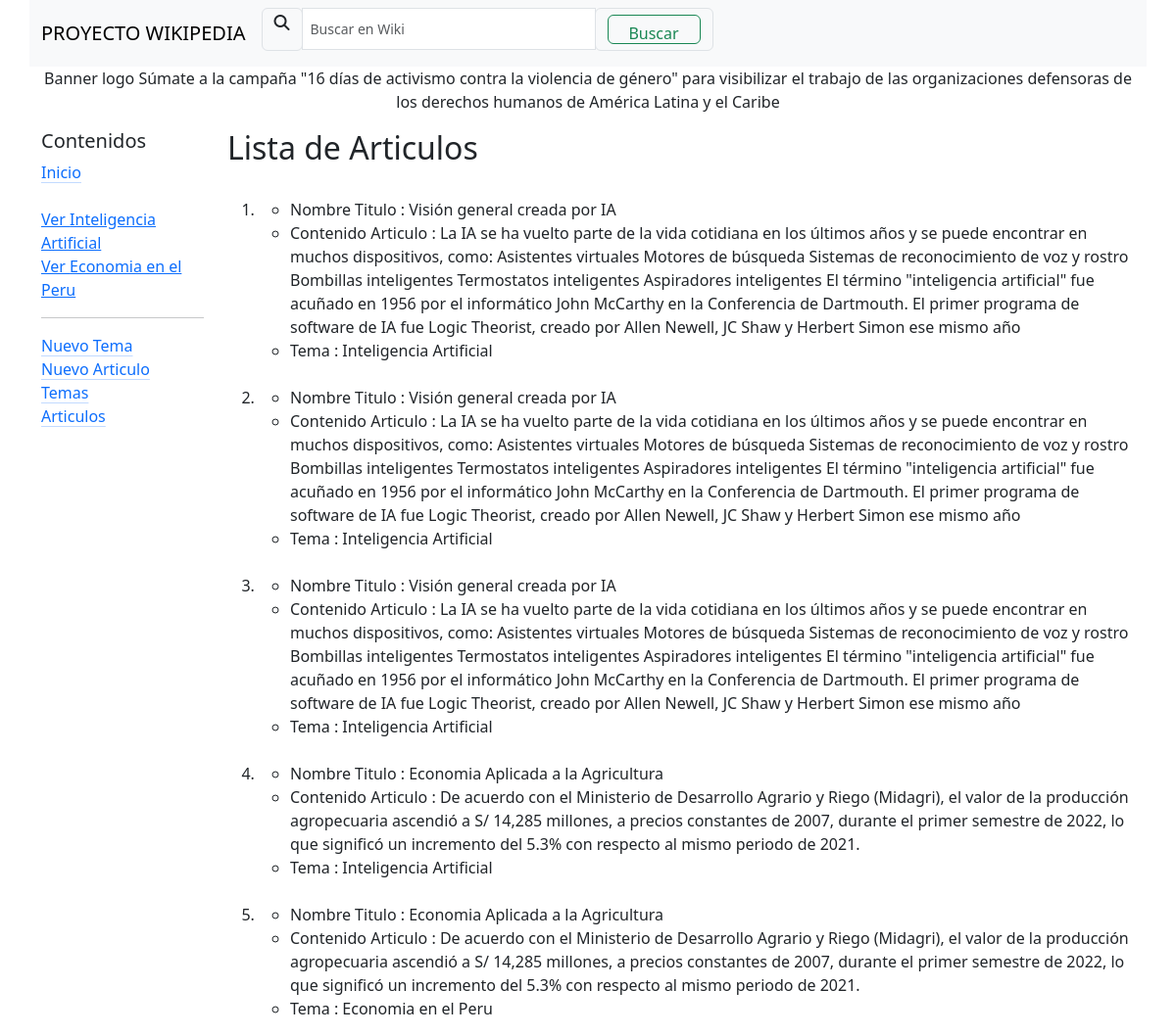
/articulos, run on the app's committed database.
### wikiApp/models.py (models this page shows)
class temaWiki(models.Model):
    nombreTema = models.CharField(max_length=128,null=True,blank=True)
    descripcionTema = models.CharField(max_length=512,null=True,blank=True)

class articuloWiki(models.Model):
    tituloArticulo = models.CharField(max_length=128,null=True,blank=True)
    contenidoArticulo = models.CharField(max_length=1024,null=True,blank=True)
    temaR = models.ForeignKey(temaWiki, null=True,blank=True, on_delete=models.SET_NULL)

### wikiApp/views.py (the view)
# urls.py: path('articulos',views.articulos,name='articulos'),
def articulos(request):
    articulossTotales = articuloWiki.objects.all()
    return render(request,'articulos.html',{
        'articulosTotales':articulossTotales,
        'articulosSistema':articuloWiki.objects.all(),
        'temaSistema':temaWiki.objects.all()
    })

### wikiApp/templates/articulos.html (shortened to what this page needs)
{% extends "layout.html" %}
{% block contenido %}
    <h2>Lista de Articulos</h2>
    <ol>
        {% for articuloInfo in articulosTotales %}
        <br>
        <li>
            <ul>
                <li>Nombre Titulo : {{ articuloInfo.tituloArticulo }}</li>
                <li>Contenido Articulo : {{ articuloInfo.contenidoArticulo }}</li>
                <li>Tema : {{ articuloInfo.temaR.nombreTema }}</li>
            </ul>
        </li>
        {% endfor %}
    </ol>
{% endblock %}

### wikiApp/templates/layout.html (shortened to what this page needs)
<!DOCTYPE html>
<html lang="en">
<head>
    <link href="https://cdn.jsdelivr.net/npm/bootstrap@5.3.0/dist/css/bootstrap.min.css" rel="stylesheet">
    <link rel="stylesheet" href="https://cdnjs.cloudflare.com/ajax/libs/font-awesome/6.3.0/css/all.min.css" />
</head>
<body>
    <div class="container">
        <div class="row">
            <nav class="navbar navbar-expand-lg navbar-light bg-light">
                <div class="container-fluid">
                    <a class="navbar-brand" href="#">PROYECTO WIKIPEDIA</a>
                    <div class="collapse navbar-collapse" id="navbarScroll">
                        <div class="col-auto">
                            <div class="input-group mb-2">
                                <div class="input-group-prepend">
                                    <div class="input-group-text">
                                        <i class="fa-solid fa-magnifying-glass" style="height: 30px;"></i>
                                    </div>
                                </div>
                                <input type="text" class="form-control form-control-sm" placeholder="Buscar en Wiki" style="width: 300px; height: 43px;">
                                <div class="input-group-prepend">
                                    <div class="input-group-text">
                                        <button class="btn btn-outline-success" type="submit" style="width: 95px; height: 30px;">Buscar</button>
                                    </div>
                                </div>
                            </div>
                        </div>
                    </div>
                </div>
            </nav>
        </div>
        <div class="row">
            <p class="text-center">
            Banner logo
            Súmate a la campaña "16 días de activismo contra la violencia de género" para visibilizar el trabajo de las organizaciones defensoras de los derechos humanos de América Latina y el Caribe
            </p>
        </div>
        <div class="row">
            <div class="col-2">
                <h5>Contenidos</h5>
                <div>
                    <a href="{% url 'wikiApp:principal' %}" class="link-primary link-offset-2 link-underline-opacity-25 link-underline-opacity-100-hover">Inicio</a>
                </div>
                <div>
                    <br>
                    {% for temaInfo in temaSistema %}
                    <div>
                        <a href="{% url 'wikiApp:verTema' temaInfo.id %}">Ver {{ temaInfo.nombreTema }}</a>
                    </div>
                    {% endfor %}
                </div>
                <div>
                    <hr>
                </div>
                <div>
                    <a href="{% url 'wikiApp:nuevoTema' %}" class="link-primary link-offset-2 link-underline-opacity-25 link-underline-opacity-100-hover">Nuevo Tema</a>
                </div>
                <div>
                    <a href="{% url 'wikiApp:nuevoArticulo' %}" class="link-primary link-offset-2 link-underline-opacity-25 link-underline-opacity-100-hover">Nuevo Articulo</a>
                </div>
                <div>
                    <a href="{% url 'wikiApp:temas' %}" class="link-primary link-offset-2 link-underline-opacity-25 link-underline-opacity-100-hover">Temas</a>
                </div>
                <div>
                    <a href="{% url 'wikiApp:articulos' %}" class="link-primary link-offset-2 link-underline-opacity-25 link-underline-opacity-100-hover">Articulos</a>
                </div>
            </div>
            <div class="col-10">
                {% block contenido %}
                {% endblock %}
            </div>
        </div>
    </div>
</body>
</html>

### data on the page
temaWiki: nombreTema "Inteligencia Artificial"
temaWiki: nombreTema "Economia en el Peru"
articuloWiki: tituloArticulo "Visión general creada por IA", contenidoArticulo "La IA se ha vuelto parte de la vida cotidiana en los últimos años y se puede encontrar en muchos dispositivos, como: Asistentes virtuales Motores de búsqueda Sistemas de reconocimiento de voz y rostro Bombillas inteligentes Termostatos inteligentes Aspiradores inteligentes El término \"inteligencia artificial\" fue acuñado en 1956 por el informático John McCarthy en la Conferencia de Dartmouth. El primer programa de software de IA fue Logic Theorist, creado por Allen Newell, JC Shaw y Herbert Simon ese mismo año", temaR.nombreTema "Inteligencia Artificial"
articuloWiki: tituloArticulo "Visión general creada por IA", contenidoArticulo "La IA se ha vuelto parte de la vida cotidiana en los últimos años y se puede encontrar en muchos dispositivos, como: Asistentes virtuales Motores de búsqueda Sistemas de reconocimiento de voz y rostro Bombillas inteligentes Termostatos inteligentes Aspiradores inteligentes El término \"inteligencia artificial\" fue acuñado en 1956 por el informático John McCarthy en la Conferencia de Dartmouth. El primer programa de software de IA fue Logic Theorist, creado por Allen Newell, JC Shaw y Herbert Simon ese mismo año", temaR.nombreTema "Inteligencia Artificial"
articuloWiki: tituloArticulo "Visión general creada por IA", contenidoArticulo "La IA se ha vuelto parte de la vida cotidiana en los últimos años y se puede encontrar en muchos dispositivos, como: Asistentes virtuales Motores de búsqueda Sistemas de reconocimiento de voz y rostro Bombillas inteligentes Termostatos inteligentes Aspiradores inteligentes El término \"inteligencia artificial\" fue acuñado en 1956 por el informático John McCarthy en la Conferencia de Dartmouth. El primer programa de software de IA fue Logic Theorist, creado por Allen Newell, JC Shaw y Herbert Simon ese mismo año", temaR.nombreTema "Inteligencia Artificial"
articuloWiki: tituloArticulo "Economia Aplicada a la Agricultura", contenidoArticulo "De acuerdo con el Ministerio de Desarrollo Agrario y Riego (Midagri), el valor de la producción agropecuaria ascendió a S/ 14,285 millones, a precios constantes de 2007, durante el primer semestre de 2022, lo que significó un incremento del 5.3% con respecto al mismo periodo de 2021.", temaR.nombreTema "Inteligencia Artificial"
articuloWiki: tituloArticulo "Economia Aplicada a la Agricultura", contenidoArticulo "De acuerdo con el Ministerio de Desarrollo Agrario y Riego (Midagri), el valor de la producción agropecuaria ascendió a S/ 14,285 millones, a precios constantes de 2007, durante el primer semestre de 2022, lo que significó un incremento del 5.3% con respecto al mismo periodo de 2021.", temaR.nombreTema "Economia en el Peru"
